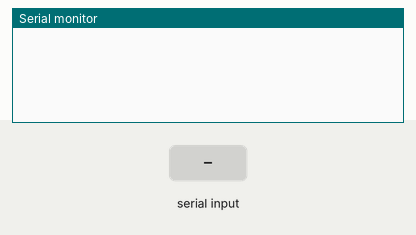
A sketch run on a simulated Arduino Uno, built with avr-gcc and run on an emulated ATmega328P. Parts: the last lines printed to the serial monitor. The test bench sets the inputs (shaded band).

Above: at 1.2 s.
1.3 s: "O" received over Serial
At 2.5 s:
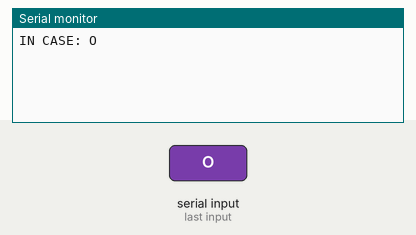
2.8 s: "L" received over Serial
At 3.8 s:
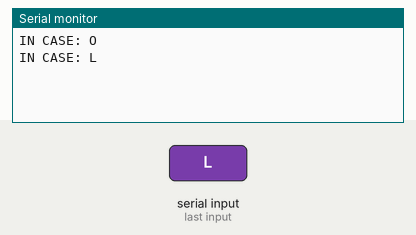

Measured:
- after the input at 1.3 s, the serial monitor: prints a new line at once (image 1)
- after the input at 2.8 s, the serial monitor: prints a new line at once (image 2)

The sketch:

switchcase..ino
```cpp
int incomingByte = 0;

void setup() {
  Serial.begin(9600);
}

void loop() {
  if (Serial.available() > 0) {
    incomingByte = Serial.read();

    //? make an init switch which compares if the iB is 'O' and if so, start running the code in switch case 'O'
    //! it then compares if the case is 'A' and if so, run the code in case 'A' (THIS IS FOR THE BLUETOOTH CONTROL)

    switch (incomingByte) {
        case 'O':
            Serial.println("IN CASE: O");
            switch (incomingByte) {
                case 'A':
                    Serial.println("A2");
                    break;
                case 'B':
                    Serial.println("B2");
                    break;
            }
            break;


        case 'L':
            Serial.println("IN CASE: L");
            switch (incomingByte) {
                case 'A':
                    Serial.println("A1");
                    break;
                case 'B':
                    Serial.println("B1");
                    break;
            }
            break;
    }
  }
}


// void loop() {
//   if (Serial.available() > 0) {
//     int inByte = Serial.read();
//     switch (inByte) {
//       case 'A':
//         // DO STUFF
//         break;
//       case 'B':
//         // DO STUFF
//         break;
//       case 'N':
//         // DO STUFF
//         break;
//     }
//   }
// }
```
